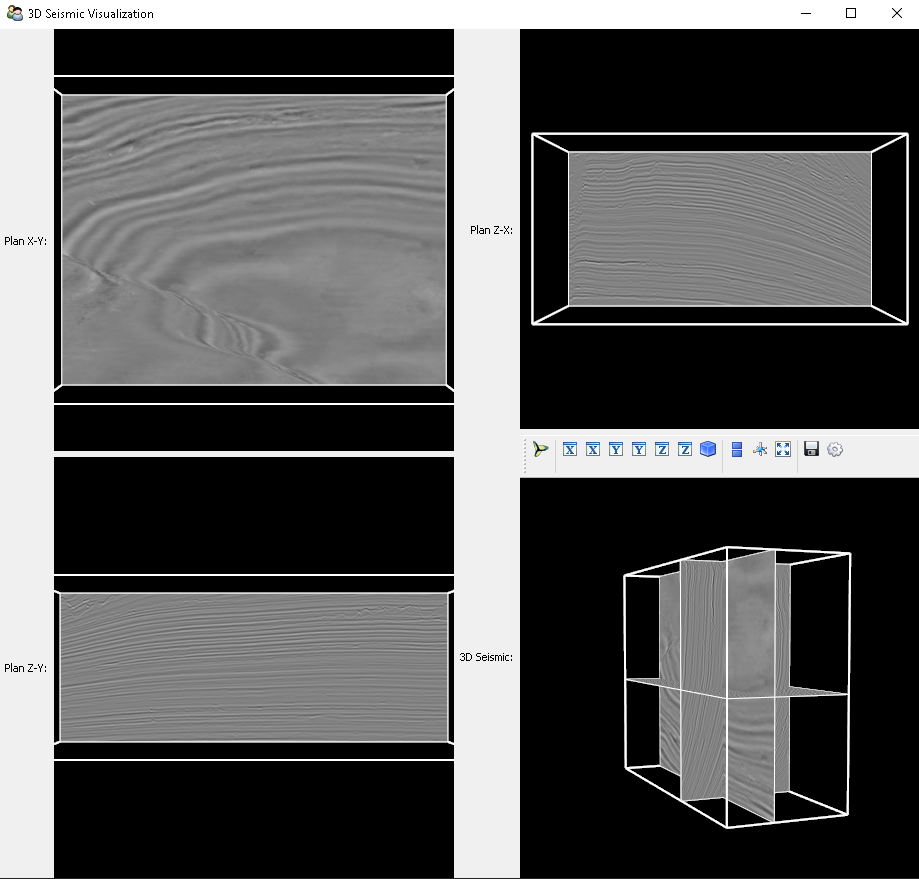

Python code for this plot:
# Author: João Pedro Pires <jppirest@gmail.com>, based on Gael Varoquaux <gael.varoquaux@normalesup.org> code.

import mayavi.mlab as mlab
import numpy as np
import vtk

import time



#file_path = 'TrainingData_Image.segy'

def segytonpy(file_path:str) -> np.array:
    from segyio.tools import cube as cubesegy
    seismic_data = cubesegy(file_path)
    return seismic_data

def loadnpy(file_path:str) -> np.array:    
    seismic_data = np.load(file_path)
    return seismic_data


s = time.time() 
seismic = np.load('seismic.npy')
s = time.time() - s

print(f"Read in {s:.2f}")


################################################################################
# This script is based on Volume Slicer by Gael Varoquaux.

# Author: Gael Varoquaux <gael.varoquaux@normalesup.org>
# Copyright (c) 2009, Enthought, Inc.
# License: BSD Style.


################################################################################
# Loading UI, mayavi and others apis

from traits.api import HasTraits, Instance, Array, \
    on_trait_change
from traitsui.api import View, Item, HGroup, Group

from tvtk.api import tvtk
from tvtk.pyface.scene import Scene

from mayavi.core.api import PipelineBase, Source
from mayavi.core.ui.api import SceneEditor, MayaviScene, \
                                MlabSceneModel

################################################################################
# Create some data

data_cut = seismic[:,:,0:300] #### Cutting the seismic on z-axis in order to lower the loading/rendering time

################################################################################
# The object implementing the dialog
class VolumeSlicer(HasTraits):
    # The data to plot
    data = Array()
    # The 4 views displayed
    scene3d = Instance(MlabSceneModel, ())
    scene_x = Instance(MlabSceneModel, ())
    scene_y = Instance(MlabSceneModel, ())
    scene_z = Instance(MlabSceneModel, ())
    # The data source
    data_src3d = Instance(Source)

    # The image plane widgets of the 3D scene
    ipw_3d_x = Instance(PipelineBase)
    ipw_3d_y = Instance(PipelineBase)
    ipw_3d_z = Instance(PipelineBase)

    _axis_names = dict(x=0, y=1, z=2)


    #---------------------------------------------------------------------------
    def __init__(self, **traits):
        super(VolumeSlicer, self).__init__(**traits)
        # Force the creation of the image_plane_widgets:
        self.ipw_3d_x
        self.ipw_3d_y
        self.ipw_3d_z


    #---------------------------------------------------------------------------
    # Default values
    #---------------------------------------------------------------------------

    def _data_src3d_default(self):
        return mlab.pipeline.scalar_field(self.data,
                            figure=self.scene3d.mayavi_scene)

    def make_ipw_3d(self, axis_name):
        ipw = mlab.pipeline.image_plane_widget(self.data_src3d,
                        figure=self.scene3d.mayavi_scene,
                        plane_orientation='%s_axes' % axis_name)
        return ipw

    def _ipw_3d_x_default(self):
        return self.make_ipw_3d('x')

    def _ipw_3d_y_default(self):
        return self.make_ipw_3d('y')

    def _ipw_3d_z_default(self):
        return self.make_ipw_3d('z')


    #---------------------------------------------------------------------------
    # Scene activation callbaks
    #---------------------------------------------------------------------------
    @on_trait_change('scene3d.activated')
    def display_scene3d(self):
        outline = mlab.pipeline.outline(self.data_src3d,
                        figure=self.scene3d.mayavi_scene,
                        )
        self.scene3d.mlab.view(40, 50)
        # Interaction properties can only be changed after the scene
        # has been created, and thus the interactor exists
        for ipw in (self.ipw_3d_x, self.ipw_3d_y, self.ipw_3d_z):
            # Turn the interaction off
            ipw.ipw.interaction = 0
        self.scene3d.scene.background = (0, 0, 0)
        # Keep the view always pointing up
        self.scene3d.scene.interactor.interactor_style = \
                                 tvtk.InteractorStyleTerrain()


    def make_side_view(self, axis_name):
        scene = getattr(self, 'scene_%s' % axis_name)

        # To avoid copying the data, we take a reference to the
        # raw VTK dataset, and pass it on to mlab. Mlab will create
        # a Mayavi source from the VTK without copying it.
        # We have to specify the figure so that the data gets
        # added on the figure we are interested in.

        outline = mlab.pipeline.outline(
                            self.data_src3d.mlab_source.dataset,
                            figure=scene.mayavi_scene
                            )
        ipw = mlab.pipeline.image_plane_widget(
                            outline,
                            plane_orientation='%s_axes' % axis_name, colormap = 'gray')
        setattr(self, 'ipw_%s' % axis_name, ipw)

        # Synchronize positions between the corresponding image plane
        # widgets on different views.
        ipw.ipw.sync_trait('slice_position',
                            getattr(self, 'ipw_3d_%s'% axis_name).ipw)

        # Make left-clicking create a crosshair

        ipw.ipw.left_button_action = 0

        # Add a callback on the image plane widget interaction to
        # move the others
        def move_view(obj, evt):
            position = obj.GetCurrentCursorPosition()
            for other_axis, axis_number in self._axis_names.items():
                if other_axis == axis_name:
                    continue
                ipw3d = getattr(self, 'ipw_3d_%s' % other_axis)
                ipw3d.ipw.slice_position = position[axis_number]

        ipw.ipw.add_observer('InteractionEvent', move_view)
        ipw.ipw.add_observer('StartInteractionEvent', move_view)

        # Center the image plane widget
        ipw.ipw.slice_position = 0.5*self.data.shape[
                    self._axis_names[axis_name]]

        # Position the view for the scene
        views = dict(x=(0, 90),
                     y=(90, 90),
                     z=(0,0),
                     )

        #! Important ! ------------> Side views are hugely impact. In order to make seismic's visualization "right", had to roll along Z-axis.
        #! Yet to understand the x-axis and y-axis orientation.

        if axis_name == 'z':
            scene.mlab.view(azimuth = 0, elevation = 0, roll = 270)
        else:
            scene.mlab.view(*views[axis_name])

        # 2D interaction: only pan and zoom
        scene.scene.interactor.interactor_style = \
                                 tvtk.InteractorStyleImage()
        scene.scene.background = (0, 0, 0)


    @on_trait_change('scene_x.activated')
    def display_scene_x(self):
        return self.make_side_view('x')

    @on_trait_change('scene_y.activated')
    def display_scene_y(self):
        return self.make_side_view('y')

    @on_trait_change('scene_z.activated')
    def display_scene_z(self):
        return self.make_side_view('z')


    #---------------------------------------------------------------------------
    # The layout of the dialog created
    #---------------------------------------------------------------------------
    view = View(HGroup(
                  Group(
                       Item('scene_z', label = '  Plan X-Y',
                            editor=SceneEditor(scene_class=Scene),
                            height=250, width=300),
                       Item('scene_x', label = '  Plan Z-Y',
                            editor=SceneEditor(scene_class=Scene),
                            height=250, width=300),
                       show_labels=True,
                  ),

                  Group(
                       Item('scene_y', label = 'Plan Z-X',
                            editor=SceneEditor(scene_class=Scene),
                            height=250, width=300),
                       Item('scene3d', label = '3D Seismic',
                            editor=SceneEditor(scene_class=MayaviScene),
                            height=250, width=300),
                       show_labels=True,
                  ),
                ),
                resizable=True,
                title='3D Seismic Visualization',
                )


m = VolumeSlicer(data=data_cut)
m.configure_traits()
